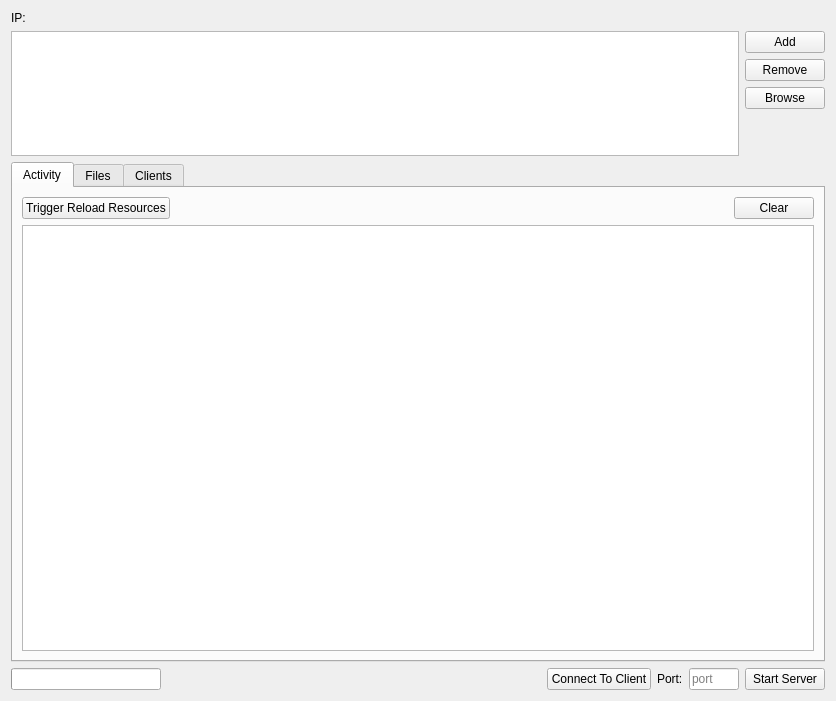
<?xml version="1.0" encoding="UTF-8"?>
<ui version="4.0">
 <class>ezQtFileserveWidget</class>
 <widget class="QWidget" name="ezQtFileserveWidget">
  <property name="geometry">
   <rect>
    <x>0</x>
    <y>0</y>
    <width>836</width>
    <height>701</height>
   </rect>
  </property>
  <property name="windowTitle">
   <string>Fileserve</string>
  </property>
  <property name="windowIcon">
   <iconset resource="../QtResources/resources.qrc">
    <normaloff>:/Icons/Fileserve16.png</normaloff>:/Icons/Fileserve16.png</iconset>
  </property>
  <layout class="QVBoxLayout" name="verticalLayout_4" stretch="0,1,4,0">
   <item>
    <widget class="QLabel" name="IpLabel">
     <property name="text">
      <string>IP:</string>
     </property>
     <property name="wordWrap">
      <bool>true</bool>
     </property>
    </widget>
   </item>
   <item>
    <layout class="QHBoxLayout" name="horizontalLayout_5" stretch="0,0">
     <item>
      <widget class="QTableWidget" name="SpecialDirList">
       <property name="sizePolicy">
        <sizepolicy hsizetype="Expanding" vsizetype="Expanding">
         <horstretch>0</horstretch>
         <verstretch>2</verstretch>
        </sizepolicy>
       </property>
      </widget>
     </item>
     <item>
      <layout class="QVBoxLayout" name="verticalLayout">
       <item>
        <widget class="QPushButton" name="SpecialDirAddButton">
         <property name="text">
          <string>Add</string>
         </property>
        </widget>
       </item>
       <item>
        <widget class="QPushButton" name="SpecialDirRemoveButton">
         <property name="text">
          <string>Remove</string>
         </property>
        </widget>
       </item>
       <item>
        <widget class="QPushButton" name="SpecialDirBrowseButton">
         <property name="text">
          <string>Browse</string>
         </property>
        </widget>
       </item>
       <item>
        <spacer name="verticalSpacer">
         <property name="orientation">
          <enum>Qt::Vertical</enum>
         </property>
         <property name="sizeHint" stdset="0">
          <size>
           <width>20</width>
           <height>40</height>
          </size>
         </property>
        </spacer>
       </item>
      </layout>
     </item>
    </layout>
   </item>
   <item>
    <widget class="QTabWidget" name="TabWidget">
     <property name="sizePolicy">
      <sizepolicy hsizetype="Expanding" vsizetype="Expanding">
       <horstretch>0</horstretch>
       <verstretch>6</verstretch>
      </sizepolicy>
     </property>
     <property name="currentIndex">
      <number>0</number>
     </property>
     <widget class="QWidget" name="tab">
      <attribute name="title">
       <string>Activity</string>
      </attribute>
      <layout class="QVBoxLayout" name="verticalLayout_2">
       <item>
        <layout class="QHBoxLayout" name="horizontalLayout_2">
         <item>
          <widget class="QPushButton" name="ReloadResourcesButton">
           <property name="text">
            <string>Trigger Reload Resources</string>
           </property>
          </widget>
         </item>
         <item>
          <spacer name="horizontalSpacer">
           <property name="orientation">
            <enum>Qt::Horizontal</enum>
           </property>
           <property name="sizeHint" stdset="0">
            <size>
             <width>40</width>
             <height>20</height>
            </size>
           </property>
          </spacer>
         </item>
         <item>
          <widget class="QPushButton" name="ClearActivityButton">
           <property name="text">
            <string>Clear</string>
           </property>
          </widget>
         </item>
        </layout>
       </item>
       <item>
        <widget class="QTableView" name="ActivityList">
         <property name="editTriggers">
          <set>QAbstractItemView::NoEditTriggers</set>
         </property>
         <property name="alternatingRowColors">
          <bool>true</bool>
         </property>
         <property name="selectionBehavior">
          <enum>QAbstractItemView::SelectRows</enum>
         </property>
         <property name="showGrid">
          <bool>false</bool>
         </property>
         <property name="wordWrap">
          <bool>false</bool>
         </property>
         <attribute name="horizontalHeaderStretchLastSection">
          <bool>true</bool>
         </attribute>
         <attribute name="verticalHeaderVisible">
          <bool>false</bool>
         </attribute>
        </widget>
       </item>
      </layout>
     </widget>
     <widget class="QWidget" name="tab_2">
      <attribute name="title">
       <string>Files</string>
      </attribute>
      <layout class="QVBoxLayout" name="verticalLayout_3">
       <item>
        <layout class="QHBoxLayout" name="horizontalLayout_3">
         <item>
          <spacer name="horizontalSpacer_2">
           <property name="orientation">
            <enum>Qt::Horizontal</enum>
           </property>
           <property name="sizeHint" stdset="0">
            <size>
             <width>40</width>
             <height>20</height>
            </size>
           </property>
          </spacer>
         </item>
         <item>
          <widget class="QPushButton" name="ClearAllFilesButton">
           <property name="text">
            <string>Clear</string>
           </property>
          </widget>
         </item>
        </layout>
       </item>
       <item>
        <widget class="QTableView" name="AllFilesList">
         <property name="editTriggers">
          <set>QAbstractItemView::NoEditTriggers</set>
         </property>
         <property name="alternatingRowColors">
          <bool>true</bool>
         </property>
         <property name="showGrid">
          <bool>false</bool>
         </property>
         <attribute name="horizontalHeaderVisible">
          <bool>false</bool>
         </attribute>
         <attribute name="horizontalHeaderStretchLastSection">
          <bool>true</bool>
         </attribute>
         <attribute name="verticalHeaderVisible">
          <bool>false</bool>
         </attribute>
        </widget>
       </item>
      </layout>
     </widget>
     <widget class="QWidget" name="tab_3">
      <attribute name="title">
       <string>Clients</string>
      </attribute>
      <layout class="QHBoxLayout" name="horizontalLayout_4">
       <item>
        <widget class="QTreeWidget" name="ClientsList">
         <property name="uniformRowHeights">
          <bool>true</bool>
         </property>
         <property name="columnCount">
          <number>2</number>
         </property>
         <attribute name="headerVisible">
          <bool>false</bool>
         </attribute>
         <column>
          <property name="text">
           <string notr="true">1</string>
          </property>
         </column>
         <column>
          <property name="text">
           <string notr="true">2</string>
          </property>
         </column>
        </widget>
       </item>
      </layout>
     </widget>
    </widget>
   </item>
   <item>
    <layout class="QHBoxLayout" name="horizontalLayout">
     <item>
      <widget class="QProgressBar" name="Progress">
       <property name="maximumSize">
        <size>
         <width>150</width>
         <height>16777215</height>
        </size>
       </property>
       <property name="value">
        <number>0</number>
       </property>
       <property name="textVisible">
        <bool>false</bool>
       </property>
      </widget>
     </item>
     <item>
      <widget class="QLabel" name="TransferLabel">
       <property name="sizePolicy">
        <sizepolicy hsizetype="Expanding" vsizetype="Preferred">
         <horstretch>0</horstretch>
         <verstretch>0</verstretch>
        </sizepolicy>
       </property>
       <property name="text">
        <string/>
       </property>
      </widget>
     </item>
     <item>
      <widget class="QPushButton" name="ConnectClient">
       <property name="text">
        <string>Connect To Client</string>
       </property>
      </widget>
     </item>
     <item>
      <widget class="QLabel" name="label">
       <property name="text">
        <string>Port:</string>
       </property>
      </widget>
     </item>
     <item>
      <widget class="QLineEdit" name="PortLineEdit">
       <property name="maximumSize">
        <size>
         <width>50</width>
         <height>16777215</height>
        </size>
       </property>
       <property name="placeholderText">
        <string>port</string>
       </property>
      </widget>
     </item>
     <item>
      <widget class="QPushButton" name="StartServerButton">
       <property name="text">
        <string>Start Server</string>
       </property>
      </widget>
     </item>
    </layout>
   </item>
  </layout>
 </widget>
 <resources>
  <include location="../QtResources/resources.qrc"/>
 </resources>
 <connections/>
</ui>
